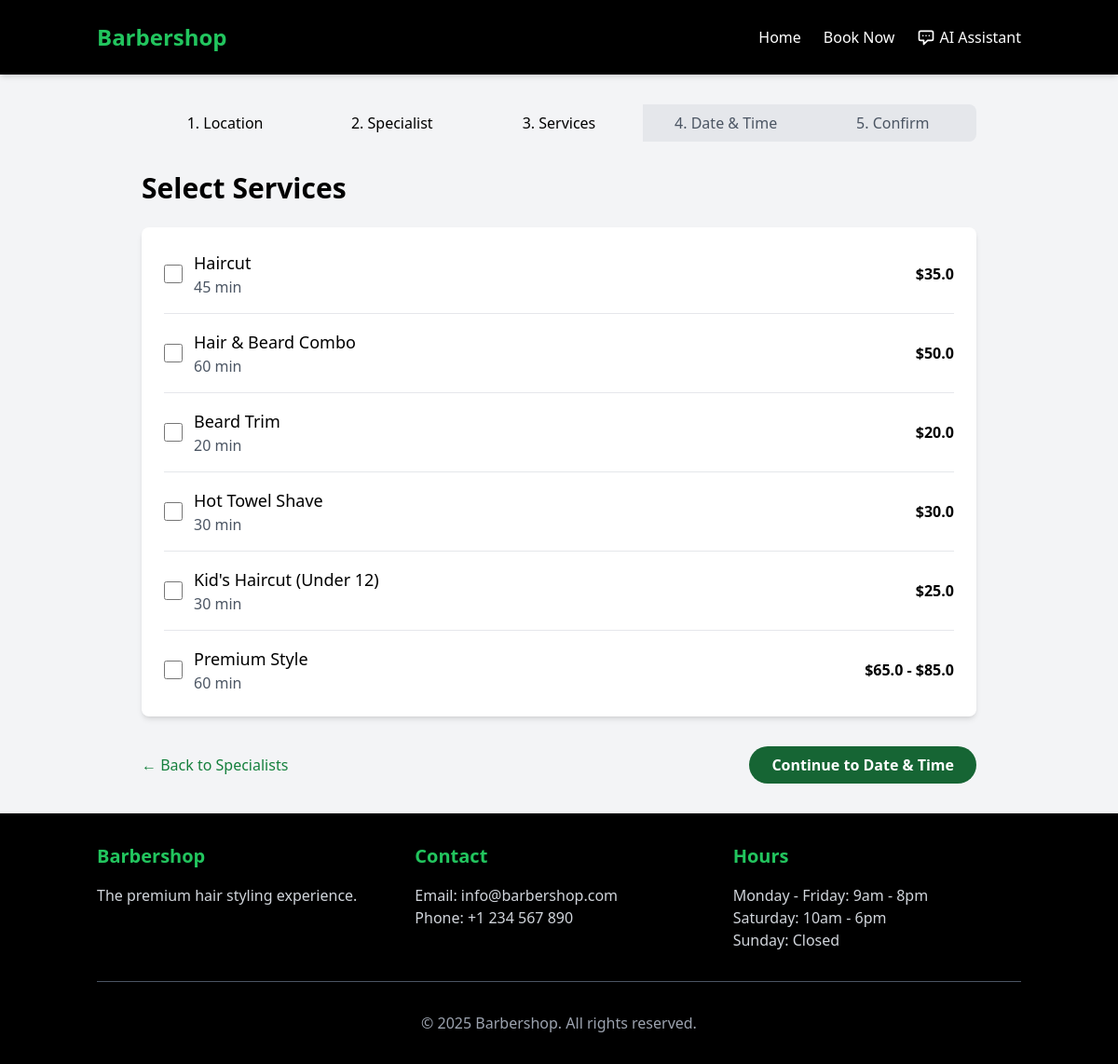
Page /book/services on the committed database.
### models.py (models this page shows, shortened)
class Service(db.Model):
    id = db.Column(db.Integer, primary_key=True)
    name = db.Column(db.String(100), nullable=False)
    duration_minutes = db.Column(db.Integer, nullable=False)
    price_min = db.Column(db.Float, nullable=False)
    price_max = db.Column(db.Float)  # Optional maximum price

### app.py (the view)
@app.route('/book/services', methods=['GET'])
def book_services():
    location_id = request.args.get('location_id')
    barber_id = request.args.get('barber_id')
    services = Service.query.all()
    return render_template('booking/services.html', services=services, location_id=location_id, barber_id=barber_id)

### app.py (called while the page is built)
@app.context_processor
def inject_now():
    return {'now': datetime.now()}

### templates/booking/services.html (shortened to what this page needs)
{% extends "base.html" %}
{% block content %}
<div class="max-w-4xl mx-auto">
    <div class="flex mb-8">
        <div class="w-1/5 text-center py-2 rounded-l-lg booking-step-completed">
            <span class="font-medium">1. Location</span>
        </div>
        <div class="w-1/5 text-center py-2 booking-step-completed">
            <span class="font-medium">2. Specialist</span>
        </div>
        <div class="w-1/5 text-center py-2 booking-step-active">
            <span class="font-medium">3. Services</span>
        </div>
        <div class="w-1/5 text-center py-2 bg-gray-200">
            <span class="text-gray-600">4. Date & Time</span>
        </div>
        <div class="w-1/5 text-center py-2 rounded-r-lg bg-gray-200">
            <span class="text-gray-600">5. Confirm</span>
        </div>
    </div>
    <h1 class="text-3xl font-bold mb-6">Select Services</h1>
    <form action="{{ url_for('book_datetime') }}" method="get" id="service-form">
        <div class="bg-white rounded-lg shadow-md p-6 mb-8">
            <div class="space-y-4">
                {% for service in services %}
                <div class="flex items-center border-b border-gray-200 pb-4 last:border-0 last:pb-0">
                    <input type="checkbox" id="service-{{ service.id }}" name="services" value="{{ service.id }}"
                           class="w-5 h-5 text-green-800 rounded focus:ring-green-700">
                    <label for="service-{{ service.id }}" class="ml-3 flex-grow">
                        <div class="font-medium text-lg">{{ service.name }}</div>
                        <div class="text-gray-600">{{ service.duration_minutes }} min</div>
                    </label>
                    <div class="text-right">
                        {% if service.price_max %}
                        <div class="font-bold">${{ service.price_min }} - ${{ service.price_max }}</div>
                        {% else %}
                        <div class="font-bold">${{ service.price_min }}</div>
                        {% endif %}
                    </div>
                </div>
                {% endfor %}
            </div>
        </div>
        <div class="flex justify-between items-center">
            <a href="{{ url_for('book_specialist', location_id=location_id) }}" class="text-green-700 font-medium hover:underline">
                &larr; Back to Specialists
            </a>
            <button type="submit" id="continue-btn" class="bg-green-800 hover:bg-green-900 text-white font-bold py-2 px-6 rounded-full">
                Continue to Date & Time
            </button>
        </div>
    </form>
</div>
{% endblock %}

### templates/base.html (style rules this page uses)
:root { --luxury-green: #1a5d1a; --luxury-dark-green: #0f3d0f; --luxury-black: #121212; --luxury-gold: #d4af37; }
.booking-step-active { @apply bg-green-800 text-white; }
.booking-step-completed { @apply bg-green-900 text-white; }

### rows in the picture
Service: name "Haircut", duration_minutes "45", price_min "35.0"
Service: name "Hair & Beard Combo", duration_minutes "60", price_min "50.0"
Service: name "Beard Trim", duration_minutes "20", price_min "20.0"
Service: name "Hot Towel Shave", duration_minutes "30", price_min "30.0"
Service: name "Kid's Haircut (Under 12)", duration_minutes "30", price_min "25.0"
Service: name "Premium Style", duration_minutes "60", price_min "65.0", price_max "85.0"
